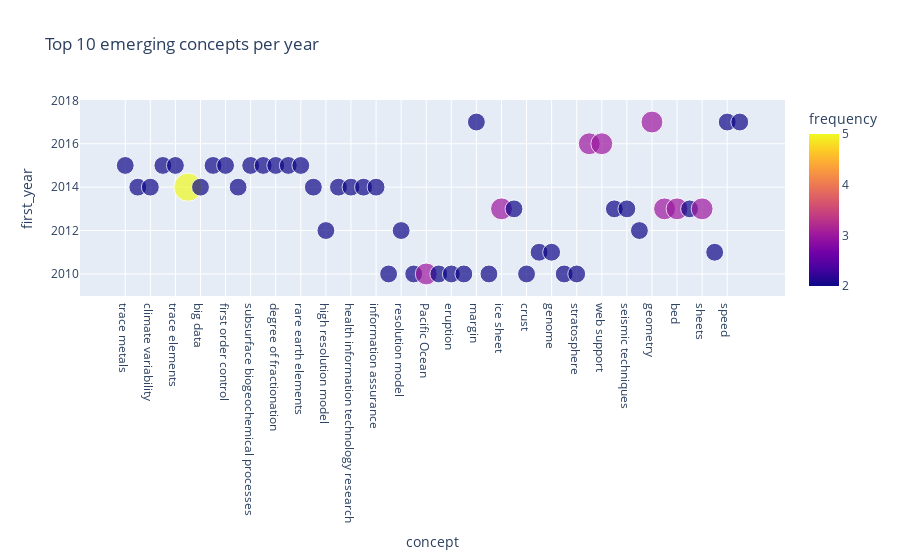

Here is the notebook cell this chart was saved with:
### Markdown cell above
Another way to display the data is by using a scatter plot

### Code cell
px.scatter(emerging_concepts,
           x="concept", y="first_year",
           color="frequency",
           size="frequency",
           height=600, 
           title=f"Top {CONCEPTS_PER_YEAR} emerging concepts per year")

### Figure 1 — Plotly figure (JSON) as saved in the notebook; plotly's stock layout.template omitted (floating-point values rounded to 4 significant figures)
{"data": [{"hovertemplate": "concept=%{x}<br>first_year=%{y}<br>frequency=%{marker.color}<extra></extra>", "legendgroup": "", "marker": {"color": [2, 2, 2, 2, 2, 5, 2, 2, 2, 2, 2, 2, 2, 2, 2, 2, 2, 2, 2, 2, 2, 2, 2, 2, 3, 2, 2, 2, 2, 2, 3, 2, 2, 2, 2, 2, 2, 3, 3, 2, 2, 2, 3, 3, 3, 2, 3, 2, 2, 2], "coloraxis": "coloraxis", "size": [2, 2, 2, 2, 2, 5, 2, 2, 2, 2, 2, 2, 2, 2, 2, 2, 2, 2, 2, 2, 2, 2, 2, 2, 3, 2, 2, 2, 2, 2, 3, 2, 2, 2, 2, 2, 2, 3, 3, 2, 2, 2, 3, 3, 3, 2, 3, 2, 2, 2], "sizemode": "area", "sizeref": 0.0125, "symbol": "circle"}, "mode": "markers", "name": "", "orientation": "v", "showlegend": false, "type": "scatter", "x": ["trace metals", "Cyber Physical Systems", "climate variability", "biogeochemical processes", "trace elements", "information technology research", "big data", "Antarctic ice sheet", "first order control", "climate system", "subsurface biogeochemical processes", "sea level rise", "degree of fractionation", "trace metal cycles", "rare earth elements", "High Confidence Software", "high resolution model", "human computer interaction", "health information technology research", "software design", "information assurance", "volcanism", "resolution model", "physical processes", "Pacific Ocean", "zone", "eruption", "West Pacific", "margin", "environmental changes", "ice sheet", "data sets", "crust", "genes", "genome", "melting", "stratosphere", "system administration", "web support", "West Antarctica", "seismic techniques", "gases", "geometry", "assurance", "bed", "Antarctica", "sheets", "rapid changes", "speed", "overarching goal"], "xaxis": "x", "y": [2015, 2014, 2014, 2015, 2015, 2014, 2014, 2015, 2015, 2014, 2015, 2015, 2015, 2015, 2015, 2014, 2012, 2014, 2014, 2014, 2014, 2010, 2012, 2010, 2010, 2010, 2010, 2010, 2017, 2010, 2013, 2013, 2010, 2011, 2011, 2010, 2010, 2016, 2016, 2013, 2013, 2012, 2017, 2013, 2013, 2013, 2013, 2011, 2017, 2017], "yaxis": "y"}], "layout": {"autosize": true, "coloraxis": {"colorbar": {"title": {"text": "frequency"}}, "colorscale": [[0, "#0d0887"], [0.1111, "#46039f"], [0.2222, "#7201a8"], [0.3333, "#9c179e"], [0.4444, "#bd3786"], [0.5556, "#d8576b"], [0.6667, "#ed7953"], [0.7778, "#fb9f3a"], [0.8889, "#fdca26"], [1, "#f0f921"]]}, "legend": {"itemsizing": "constant", "tracegroupgap": 0}, "title": {"text": "Top 10 emerging concepts per year"}, "xaxis": {"anchor": "y", "autorange": true, "domain": [0, 1], "range": [-3.523, 52.52], "title": {"text": "concept"}, "type": "category"}, "yaxis": {"anchor": "x", "autorange": true, "domain": [0, 1], "range": [2009.0, 2018.0], "title": {"text": "first_year"}, "type": "linear"}}}
